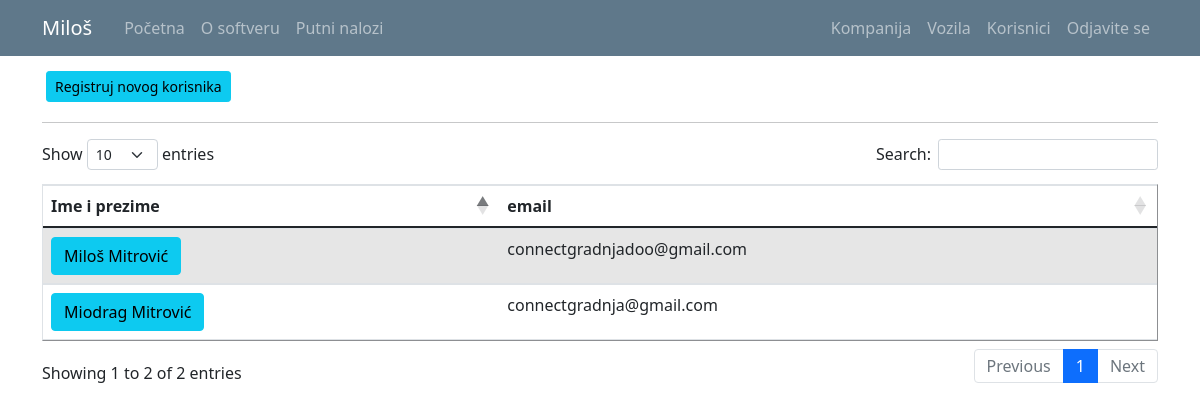
The app's page /user_list (signed in) with its own data.
### putninalozi/models.py (models this page shows, shortened)
class User(db.Model, UserMixin):
    id = db.Column(db.Integer, primary_key=True)
    email = db.Column(db.String(120), unique=True, nullable=False)
    password = db.Column(db.String(60), nullable = False)
    name = db.Column(db.String(20), unique=False, nullable=False)
    surname = db.Column(db.String(20), unique=False, nullable=False)
    gender = db.Column(db.String(1)) #(0, "srednji"), (1, "muški"), (2, "ženski")
    workplace = db.Column(db.String(20), unique=False, nullable=False)
    authorization = db.Column(db.String(10), nullable = False) # ovde treba da budu tipovi korisnika: S_admin, C_admin, C_user
    company_id = db.Column(db.Integer, db.ForeignKey('company.id'), nullable=True)
    default_vehicle = db.Column(db.Integer) #kod radnika koji imaju svoj auto, da bude podrazumevana vrednost id tog vozila
    travelwarrants = db.relationship('TravelWarrant', backref='travelwarrant_user', lazy=True)

### putninalozi/users/routes.py (the view)
@users.route("/user_list")
def user_list():
    if not current_user.is_authenticated:
        flash('Da bi ste pristupili ovoj stranici treba da budete ulogovani.', 'danger')
        return redirect(url_for('users.login'))
    users = User.query.all()
    return render_template('user_list.html', title='Users', users=users)

### putninalozi/models.py (called while the page is built)
@login_manager.user_loader
def load_user(user_id):
    return User.query.get(int(user_id))

### putninalozi/templates/user_list.html (shortened to what this page needs)
{% extends "layout.html" %}
{% block content %}
{% if current_user.authorization != 'c_user' %}
  <a class="btn btn-info btn-sm m-1" href="{{ url_for('users.register_u') }}">Registruj novog korisnika</a>
{% endif %}
<hr>
<table id="data" border="1" class="table table-striped">
  {% if current_user.authorization == 's_admin' %}
    <thead>
      <tr id="header">
        <th>Ime i prezime</th>
        <th>Kompanija</th>
        <th>Autorizacija</th>
        <th>email</th>
      </tr>
    </thead>
    <tbody>
      {% for user in users %}
        <tr>
          <td> <a class="mr-2 btn btn-info" href="{{ url_for('users.user_profile', user_id=user.id) }}" title="Uređivanje Korisnika">{{ user.name }} {{ user.surname }}</a> </td>
          <td>{{ user.user_company.companyname }}</td>
          <td>{{ user.authorization }}</td>
          <td>{{ user.email }}</td>
        </tr>
      {% endfor %}
    </tbody>
  {% elif current_user.authorization == 'c_admin' %}
    <thead>
      <tr id="header">
        <th>Ime i prezime</th>
        <th>email</th>
      </tr>
    </thead>
    <tbody>
      {% for user in users %}
        {% if user.user_company.id == current_user.user_company.id %}
          <tr>
            <td> <a class="mr-2 btn btn-info" href="{{ url_for('users.user_profile', user_id=user.id) }}" title="Uređivanje Korisnika">{{ user.name }} {{ user.surname }}</a> </td>
            <td>{{ user.email }}</td>
          </tr>
        {% endif %}
      {% endfor %}
    </tbody>
  {% endif %}
</table>
{% endblock %}

### putninalozi/templates/layout.html (shortened to what this page needs)
<!doctype html>
<html lang="en">
  <head>
    <link rel="stylesheet" href="https://cdn.jsdelivr.net/npm/bootstrap@4.3.1/dist/css/bootstrap.min.css">
    <link rel="stylesheet" type="text/css" href="{{ url_for('static', filename='main.css') }}">
    <link href="https://cdn.jsdelivr.net/npm/bootstrap@5.0.1/dist/css/bootstrap.min.css" rel="stylesheet">
    <link rel="stylesheet" type="text/css" href="https://cdn.datatables.net/1.10.25/css/dataTables.bootstrap5.css">
  </head>
  <body>
    <header class="site-header">
      <nav class="navbar navbar-expand-md navbar-dark bg-steel fixed-top">
        <div class="container">
          <a class="navbar-brand mr-4" href="/">{{ current_user.name }}</a>
          <div class="collapse navbar-collapse" id="navbarToggle">
            <div class="navbar-nav mr-auto">
              {% if current_user.is_authenticated %}
                <a class="nav-item nav-link" href="{{ url_for('main.home') }}">Početna</a>
                <a class="nav-item nav-link" href="{{ url_for('main.about') }}">O softveru</a>
                <a class="nav-item nav-link" href="{{ url_for('travel_warrants.travel_warrant_list') }}">Putni nalozi</a>
              {% else %}
                <a class="nav-item nav-link" href="{{ url_for('main.home') }}">Početna</a>
                <a class="nav-item nav-link" href="{{ url_for('main.about') }}">O softveru</a>
              {% endif %}
            </div>
            <div class="navbar-nav">
              {% if current_user.is_authenticated %}
                {% if current_user.authorization == 's_admin' %}
                  <a class="nav-item nav-link" href="{{ url_for('companys.company_list') }}">Kompanija</a>
                  <a class="nav-item nav-link" href="{{ url_for('vehicles.vehicle_list') }}">Vozila</a>
                  <a class="nav-item nav-link" href="{{ url_for('users.user_list') }}">Korisnici</a>
                  <a class="nav-item nav-link" href="{{ url_for('users.logout') }}">Odjavite se</a>
                {% elif current_user.authorization == 'c_admin'%}
                  <a class="nav-item nav-link" href="{{ url_for('companys.company_list') }}">Kompanija</a>
                  <a class="nav-item nav-link" href="{{ url_for('vehicles.vehicle_list') }}">Vozila</a>
                  <a class="nav-item nav-link" href="{{ url_for('users.user_list') }}">Korisnici</a>
                  <a class="nav-item nav-link" href="{{ url_for('users.logout') }}">Odjavite se</a>
                {% else %}
                  <a class="nav-item nav-link" href="{{ url_for('users.logout') }}">Odjavite se</a>
                {% endif %}
              {% else %}
                <a class="nav-item nav-link" href="{{ url_for('users.login') }}">Prijavljivanje</a>
              {% endif %}
            </div>
          </div>
        </div>
      </nav>
    </header>
    <main role="main" class="container">
      <div class="row">
        <div class="col-md-12">
          {% block content %}{% endblock %}
        </div>
      </div>
    </main>
  </body>
</html>

### putninalozi/static/main.css (style rules this page uses)
body { background: #fafafa; color: #333333; margin-top: 5rem; }
.bg-steel { background-color: #5f788a; }
.site-header .navbar-nav .nav-link { color: #cbd5db; }

### records on screen
User: name "Miloš", surname "Mitrović", email "connectgradnjadoo@gmail.com"
User: name "Miodrag", surname "Mitrović", email "connectgradnja@gmail.com"
